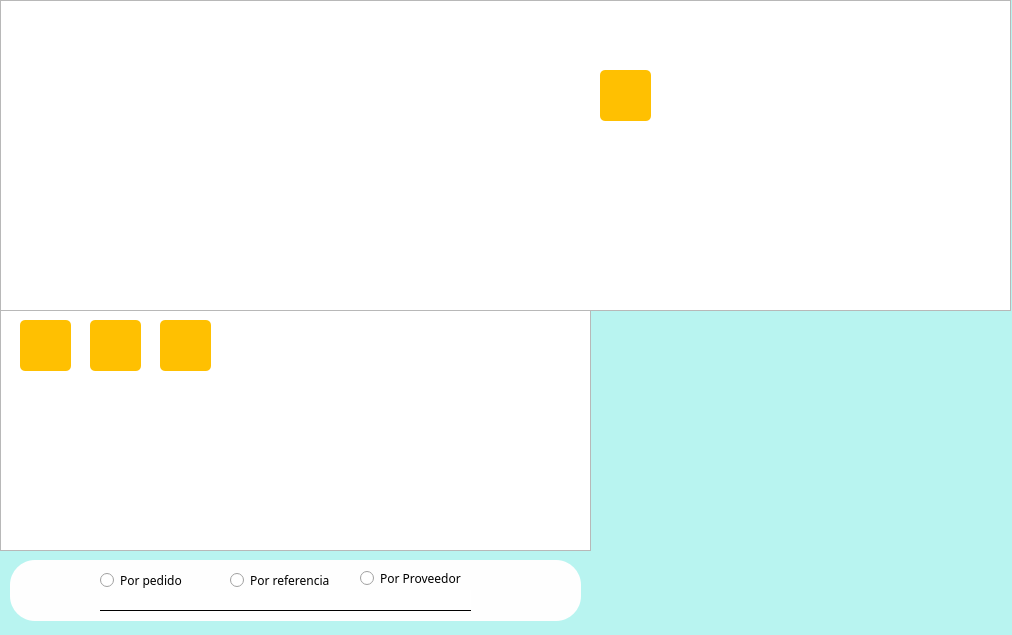
<?xml version="1.0" encoding="UTF-8"?>
<ui version="4.0">
 <class>VtnES</class>
 <widget class="QWidget" name="VtnES">
  <property name="geometry">
   <rect>
    <x>0</x>
    <y>0</y>
    <width>1012</width>
    <height>635</height>
   </rect>
  </property>
  <property name="minimumSize">
   <size>
    <width>1012</width>
    <height>635</height>
   </size>
  </property>
  <property name="maximumSize">
   <size>
    <width>1012</width>
    <height>635</height>
   </size>
  </property>
  <property name="windowTitle">
   <string>Form</string>
  </property>
  <property name="styleSheet">
   <string notr="true">*{
font-family:century gothic;
font-size: 12px;
}
#VtnES{
background: #b8f4f0;
}
QLineEdit{
	border:none;
	border-bottom: 1px solid black;
}
</string>
  </property>
  <widget class="QRadioButton" name="radioButtonTodas">
   <property name="geometry">
    <rect>
     <x>600</x>
     <y>10</y>
     <width>61</width>
     <height>17</height>
    </rect>
   </property>
   <property name="text">
    <string>Todas</string>
   </property>
  </widget>
  <widget class="QRadioButton" name="radioButtonMes">
   <property name="geometry">
    <rect>
     <x>600</x>
     <y>40</y>
     <width>51</width>
     <height>17</height>
    </rect>
   </property>
   <property name="text">
    <string>Mes</string>
   </property>
  </widget>
  <widget class="QFrame" name="frame">
   <property name="geometry">
    <rect>
     <x>10</x>
     <y>560</y>
     <width>571</width>
     <height>61</height>
    </rect>
   </property>
   <property name="styleSheet">
    <string notr="true">
QFrame{
border-radius: 25px;
 background:#fefefe;
}</string>
   </property>
   <property name="frameShape">
    <enum>QFrame::StyledPanel</enum>
   </property>
   <property name="frameShadow">
    <enum>QFrame::Raised</enum>
   </property>
   <widget class="QRadioButton" name="radioButtonReferencia">
    <property name="geometry">
     <rect>
      <x>220</x>
      <y>10</y>
      <width>111</width>
      <height>20</height>
     </rect>
    </property>
    <property name="text">
     <string>Por referencia</string>
    </property>
   </widget>
   <widget class="QRadioButton" name="radioButtonProveedor">
    <property name="geometry">
     <rect>
      <x>350</x>
      <y>10</y>
      <width>111</width>
      <height>17</height>
     </rect>
    </property>
    <property name="text">
     <string>Por Proveedor</string>
    </property>
   </widget>
   <widget class="QRadioButton" name="radioButtonPedido">
    <property name="geometry">
     <rect>
      <x>90</x>
      <y>10</y>
      <width>101</width>
      <height>21</height>
     </rect>
    </property>
    <property name="styleSheet">
     <string notr="true"/>
    </property>
    <property name="text">
     <string>Por pedido</string>
    </property>
   </widget>
   <widget class="QLineEdit" name="lineEdit">
    <property name="geometry">
     <rect>
      <x>90</x>
      <y>30</y>
      <width>371</width>
      <height>21</height>
     </rect>
    </property>
    <property name="text">
     <string/>
    </property>
   </widget>
  </widget>
  <widget class="QDateEdit" name="dateEdit">
   <property name="geometry">
    <rect>
     <x>1130</x>
     <y>70</y>
     <width>110</width>
     <height>22</height>
    </rect>
   </property>
  </widget>
  <widget class="QSpinBox" name="spinBox">
   <property name="geometry">
    <rect>
     <x>1270</x>
     <y>70</y>
     <width>42</width>
     <height>22</height>
    </rect>
   </property>
   <property name="minimum">
    <number>1</number>
   </property>
   <property name="maximum">
    <number>10000</number>
   </property>
  </widget>
  <widget class="QTableView" name="tableViewReferencia">
   <property name="geometry">
    <rect>
     <x>0</x>
     <y>0</y>
     <width>591</width>
     <height>551</height>
    </rect>
   </property>
   <property name="selectionMode">
    <enum>QAbstractItemView::SingleSelection</enum>
   </property>
   <property name="selectionBehavior">
    <enum>QAbstractItemView::SelectRows</enum>
   </property>
  </widget>
  <widget class="QTableWidget" name="tableWidgetReferencia">
   <property name="geometry">
    <rect>
     <x>0</x>
     <y>0</y>
     <width>1011</width>
     <height>311</height>
    </rect>
   </property>
  </widget>
  <widget class="QPushButton" name="btnActualizarReferencia">
   <property name="geometry">
    <rect>
     <x>160</x>
     <y>320</y>
     <width>51</width>
     <height>51</height>
    </rect>
   </property>
   <property name="toolTip">
    <string>Actualizar</string>
   </property>
   <property name="styleSheet">
    <string notr="true">QPushButton{
border-radius:5px;
background:#ffc001;

}
QPushButton:hover{
background:#dea806;
}
</string>
   </property>
   <property name="text">
    <string/>
   </property>
   <property name="icon">
    <iconset>
     <normaloff>../imagenes/actualizar.png</normaloff>../imagenes/actualizar.png</iconset>
   </property>
   <property name="iconSize">
    <size>
     <width>45</width>
     <height>45</height>
    </size>
   </property>
   <property name="shortcut">
    <string>Ctrl+A</string>
   </property>
  </widget>
  <widget class="QPushButton" name="btnPDF">
   <property name="geometry">
    <rect>
     <x>90</x>
     <y>320</y>
     <width>51</width>
     <height>51</height>
    </rect>
   </property>
   <property name="toolTip">
    <string>Generar PDF</string>
   </property>
   <property name="styleSheet">
    <string notr="true">QPushButton{
border-radius:5px;
background:#ffc001;

}
QPushButton:hover{
background:#dea806;
}
</string>
   </property>
   <property name="text">
    <string/>
   </property>
   <property name="icon">
    <iconset>
     <normaloff>../imagenes/pdf.png</normaloff>../imagenes/pdf.png</iconset>
   </property>
   <property name="iconSize">
    <size>
     <width>45</width>
     <height>45</height>
    </size>
   </property>
   <property name="shortcut">
    <string>Ctrl+P</string>
   </property>
  </widget>
  <widget class="QPushButton" name="btnAtras">
   <property name="geometry">
    <rect>
     <x>20</x>
     <y>320</y>
     <width>51</width>
     <height>51</height>
    </rect>
   </property>
   <property name="toolTip">
    <string>Regresar</string>
   </property>
   <property name="styleSheet">
    <string notr="true">QPushButton{
border-radius:5px;
background:#ffc001;

}
QPushButton:hover{
background:#dea806;
}
</string>
   </property>
   <property name="text">
    <string/>
   </property>
   <property name="icon">
    <iconset>
     <normaloff>../imagenes/atras.png</normaloff>../imagenes/atras.png</iconset>
   </property>
   <property name="iconSize">
    <size>
     <width>45</width>
     <height>45</height>
    </size>
   </property>
  </widget>
  <widget class="QPushButton" name="btnBorrarItemView">
   <property name="geometry">
    <rect>
     <x>600</x>
     <y>70</y>
     <width>51</width>
     <height>51</height>
    </rect>
   </property>
   <property name="toolTip">
    <string>Borrar una entrada completa</string>
   </property>
   <property name="styleSheet">
    <string notr="true">QPushButton{
border-radius:5px;
background:#ffc001;

}
QPushButton:hover{
background:#dea806;
}
</string>
   </property>
   <property name="text">
    <string/>
   </property>
   <property name="icon">
    <iconset>
     <normaloff>../imagenes/ic_delete_128_28267.png</normaloff>../imagenes/ic_delete_128_28267.png</iconset>
   </property>
   <property name="iconSize">
    <size>
     <width>45</width>
     <height>45</height>
    </size>
   </property>
  </widget>
 </widget>
 <tabstops>
  <tabstop>radioButtonPedido</tabstop>
  <tabstop>radioButtonReferencia</tabstop>
  <tabstop>radioButtonProveedor</tabstop>
  <tabstop>lineEdit</tabstop>
  <tabstop>tableViewReferencia</tabstop>
  <tabstop>tableWidgetReferencia</tabstop>
  <tabstop>btnActualizarReferencia</tabstop>
  <tabstop>btnPDF</tabstop>
  <tabstop>spinBox</tabstop>
  <tabstop>dateEdit</tabstop>
  <tabstop>radioButtonMes</tabstop>
  <tabstop>radioButtonTodas</tabstop>
 </tabstops>
 <resources/>
 <connections/>
</ui>
